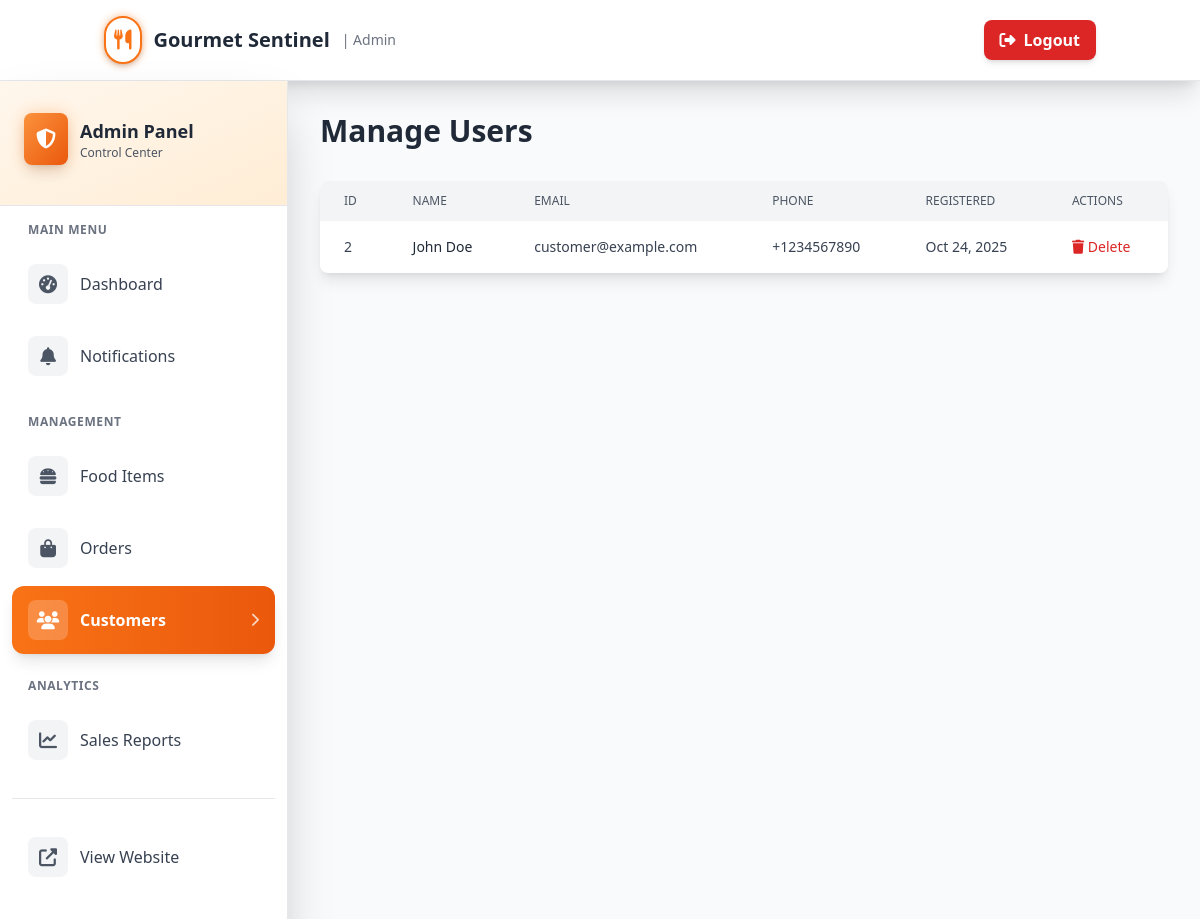
/admin/manage_users.php (signed in), run on the app's committed database.
### tables this page shows
CREATE TABLE IF NOT EXISTS users (
    id INT AUTO_INCREMENT PRIMARY KEY,
    full_name VARCHAR(100) NOT NULL,
    email VARCHAR(100) UNIQUE NOT NULL,
    password VARCHAR(255) NOT NULL,
    phone VARCHAR(20),
    address TEXT,
    role ENUM('admin', 'customer') DEFAULT 'customer',
    created_at TIMESTAMP DEFAULT CURRENT_TIMESTAMP,
    updated_at TIMESTAMP DEFAULT CURRENT_TIMESTAMP ON UPDATE CURRENT_TIMESTAMP
);

### admin/manage_users.php (the view, shortened to what this page needs)
<?php
require_once '../db.php';
$users_query = "SELECT * FROM users WHERE role = 'customer' ORDER BY created_at DESC";
$users_result = mysqli_query($conn, $users_query);
?>
<!DOCTYPE html>
<html lang="en">
<head>
    <script src="https://cdn.tailwindcss.com"></script>
    <link rel="stylesheet" href="https://cdnjs.cloudflare.com/ajax/libs/font-awesome/6.4.0/css/all.min.css">
</head>
<body class="bg-gray-50">
    <nav class="bg-white shadow-xl border-b border-gray-200">
        <div class="container mx-auto px-4">
            <div class="flex justify-between items-center py-4">
                <div class="flex items-center space-x-3">
                    <div class="relative">
                        <div class="relative bg-white rounded-full p-2 shadow-md border-2 border-orange-500">
                            <i class="fas fa-utensils text-xl text-orange-500"></i>
                        </div>
                    </div>
                    <span class="text-xl font-bold text-gray-800">
                        Gourmet Sentinel
                    </span>
                    <span class="text-sm text-gray-500">| Admin</span>
                </div>
                <a href="../logout.php" class="bg-red-600 px-4 py-2 rounded-lg hover:bg-red-700 transition-colors font-semibold shadow-md text-white">
                    <i class="fas fa-sign-out-alt mr-2"></i>Logout
                </a>
            </div>
        </div>
    </nav>
    <div class="flex">
        <aside class="w-72 bg-white shadow-2xl min-h-screen border-r border-gray-200">
            <div class="px-6 py-8 border-b border-gray-200 bg-gradient-to-br from-orange-50 to-orange-100">
                <div class="flex items-center space-x-3 mb-2">
                    <div class="relative">
                        <div class="absolute inset-0 bg-orange-500 rounded-lg blur opacity-30"></div>
                        <div class="relative bg-gradient-to-br from-orange-400 to-orange-600 rounded-lg p-3 shadow-lg">
                            <i class="fas fa-shield-alt text-white text-xl"></i>
                        </div>
                    </div>
                    <div>
                        <h3 class="text-gray-800 font-bold text-lg">Admin Panel</h3>
                        <p class="text-gray-600 text-xs">Control Center</p>
                    </div>
                </div>
            </div>
            <nav class="py-4 px-3">
                <div class="mb-6">
                    <p class="px-4 text-xs font-semibold text-gray-500 uppercase tracking-wider mb-3">Main Menu</p>
                    <a href="dashboard.php" class="group flex items-center px-4 py-3.5 mb-1 rounded-xl text-gray-700 hover:bg-orange-50 hover:text-orange-600 transition-all duration-200">
                        <div class="flex items-center justify-center w-10 h-10 rounded-lg bg-gray-100 mr-3 group-hover:bg-orange-100 transition-colors">
                            <i class="fas fa-tachometer-alt text-lg text-gray-600 group-hover:text-orange-600"></i>
                        </div>
                        <span class="font-medium">Dashboard</span>
                    </a>
                    <a href="notifications.php" class="group flex items-center px-4 py-3.5 mb-1 rounded-xl text-gray-700 hover:bg-orange-50 hover:text-orange-600 transition-all duration-200">
                        <div class="flex items-center justify-center w-10 h-10 rounded-lg bg-gray-100 mr-3 group-hover:bg-orange-100 transition-colors">
                            <i class="fas fa-bell text-lg text-gray-600 group-hover:text-orange-600"></i>
                        </div>
                        <span class="font-medium">Notifications</span>
                    </a>
                </div>
                <div class="mb-6">
                    <p class="px-4 text-xs font-semibold text-gray-500 uppercase tracking-wider mb-3">Management</p>
                    <a href="manage_food.php" class="group flex items-center px-4 py-3.5 mb-1 rounded-xl text-gray-700 hover:bg-orange-50 hover:text-orange-600 transition-all duration-200">
                        <div class="flex items-center justify-center w-10 h-10 rounded-lg bg-gray-100 mr-3 group-hover:bg-orange-100 transition-colors">
                            <i class="fas fa-hamburger text-lg text-gray-600 group-hover:text-orange-600"></i>
                        </div>
                        <span class="font-medium">Food Items</span>
                    </a>
                    <a href="manage_orders.php" class="group flex items-center px-4 py-3.5 mb-1 rounded-xl text-gray-700 hover:bg-orange-50 hover:text-orange-600 transition-all duration-200">
                        <div class="flex items-center justify-center w-10 h-10 rounded-lg bg-gray-100 mr-3 group-hover:bg-orange-100 transition-colors">
                            <i class="fas fa-shopping-bag text-lg text-gray-600 group-hover:text-orange-600"></i>
                        </div>
                        <span class="font-medium">Orders</span>
                    </a>
                    <a href="manage_users.php" class="group flex items-center px-4 py-3.5 mb-1 rounded-xl bg-gradient-to-r from-orange-500 to-orange-600 text-white shadow-lg transform hover:scale-105 transition-all duration-200">
                        <div class="flex items-center justify-center w-10 h-10 rounded-lg bg-white bg-opacity-20 mr-3">
                            <i class="fas fa-users text-lg"></i>
                        </div>
                        <span class="font-semibold">Customers</span>
                        <i class="fas fa-chevron-right ml-auto text-sm opacity-75"></i>
                    </a>
                </div>
                <div class="mb-6">
                    <p class="px-4 text-xs font-semibold text-gray-500 uppercase tracking-wider mb-3">Analytics</p>
                    <a href="reports.php" class="group flex items-center px-4 py-3.5 mb-1 rounded-xl text-gray-700 hover:bg-orange-50 hover:text-orange-600 transition-all duration-200">
                        <div class="flex items-center justify-center w-10 h-10 rounded-lg bg-gray-100 mr-3 group-hover:bg-orange-100 transition-colors">
                            <i class="fas fa-chart-line text-lg text-gray-600 group-hover:text-orange-600"></i>
                        </div>
                        <span class="font-medium">Sales Reports</span>
                    </a>
                </div>
                <div class="border-t border-gray-200 pt-6 mt-6">
                    <a href="../index.php" target="_blank" class="group flex items-center px-4 py-3.5 mb-1 rounded-xl text-gray-700 hover:bg-blue-50 hover:text-blue-600 transition-all duration-200">
                        <div class="flex items-center justify-center w-10 h-10 rounded-lg bg-gray-100 mr-3 group-hover:bg-blue-100 transition-colors">
                            <i class="fas fa-external-link-alt text-lg text-gray-600 group-hover:text-blue-600"></i>
                        </div>
                        <span class="font-medium">View Website</span>
                    </a>
                </div>
            </nav>
        </aside>
        <main class="flex-1 p-8">
            <h1 class="text-3xl font-bold text-gray-800 mb-8">Manage Users</h1>
            <div class="bg-white rounded-lg shadow-lg overflow-hidden">
                <div class="overflow-x-auto">
                    <table class="w-full">
                        <thead class="bg-gray-100">
                            <tr>
                                <th class="px-6 py-3 text-left text-xs font-medium text-gray-600 uppercase">ID</th>
                                <th class="px-6 py-3 text-left text-xs font-medium text-gray-600 uppercase">Name</th>
                                <th class="px-6 py-3 text-left text-xs font-medium text-gray-600 uppercase">Email</th>
                                <th class="px-6 py-3 text-left text-xs font-medium text-gray-600 uppercase">Phone</th>
                                <th class="px-6 py-3 text-left text-xs font-medium text-gray-600 uppercase">Registered</th>
                                <th class="px-6 py-3 text-left text-xs font-medium text-gray-600 uppercase">Actions</th>
                            </tr>
                        </thead>
                        <tbody class="divide-y divide-gray-200">
                            <?php while ($user = mysqli_fetch_assoc($users_result)): ?>
                            <tr class="hover:bg-gray-50">
                                <td class="px-6 py-4 text-sm text-gray-700"><?php echo $user['id']; ?></td>
                                <td class="px-6 py-4 text-sm font-medium text-gray-800">
                                    <?php echo htmlspecialchars($user['full_name']); ?>
                                </td>
                                <td class="px-6 py-4 text-sm text-gray-700">
                                    <?php echo htmlspecialchars($user['email']); ?>
                                </td>
                                <td class="px-6 py-4 text-sm text-gray-700">
                                    <?php echo htmlspecialchars($user['phone'] ?? 'N/A'); ?>
                                </td>
                                <td class="px-6 py-4 text-sm text-gray-700">
                                    <?php echo date('M j, Y', strtotime($user['created_at'])); ?>
                                </td>
                                <td class="px-6 py-4 text-sm">
                                    <a href="?delete=<?php echo $user['id']; ?>"
                                       onclick="return confirm('Are you sure you want to delete this user?')"
                                       class="text-red-600 hover:text-red-800">
                                        <i class="fas fa-trash"></i> Delete
                                    </a>
                                </td>
                            </tr>
                            <?php endwhile; ?>
                        </tbody>
                    </table>
                </div>
            </div>
        </main>
    </div>
</body>
</html>

### data on the page
users: id "2", full_name "John Doe", email "customer@example.com", phone "+1234567890", created_at "Oct 24, 2025"
